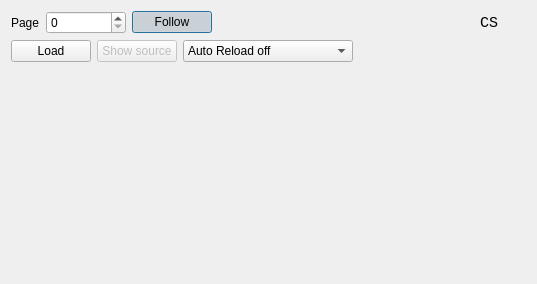
<?xml version="1.0" encoding="UTF-8"?>
<ui version="4.0">
 <class>MemoryView</class>
 <widget class="QDialog" name="MemoryView">
  <property name="geometry">
   <rect>
    <x>0</x>
    <y>0</y>
    <width>537</width>
    <height>284</height>
   </rect>
  </property>
  <layout class="QVBoxLayout" name="verticalLayout">
   <item>
    <layout class="QHBoxLayout" name="horizontalLayout_2">
     <item>
      <widget class="QLabel" name="label">
       <property name="text">
        <string>Page</string>
       </property>
      </widget>
     </item>
     <item>
      <widget class="QSpinBox" name="page">
       <property name="minimumSize">
        <size>
         <width>80</width>
         <height>0</height>
        </size>
       </property>
       <property name="maximum">
        <number>512</number>
       </property>
      </widget>
     </item>
     <item>
      <widget class="QPushButton" name="followButton">
       <property name="text">
        <string>Follow</string>
       </property>
       <property name="icon">
        <iconset resource="../icons.qrc">
         <normaloff>:/icons/follow.png</normaloff>:/icons/follow.png</iconset>
       </property>
       <property name="checkable">
        <bool>true</bool>
       </property>
       <property name="checked">
        <bool>true</bool>
       </property>
      </widget>
     </item>
     <item>
      <spacer name="horizontalSpacer_2">
       <property name="orientation">
        <enum>Qt::Horizontal</enum>
       </property>
       <property name="sizeHint" stdset="0">
        <size>
         <width>40</width>
         <height>20</height>
        </size>
       </property>
      </spacer>
     </item>
     <item>
      <widget class="QLabel" name="label_2">
       <property name="font">
        <font>
         <family>Monospace</family>
         <pointsize>11</pointsize>
        </font>
       </property>
       <property name="text">
        <string notr="true">CS</string>
       </property>
      </widget>
     </item>
     <item>
      <widget class="BitsView" name="chipSelected" native="true">
       <property name="minimumSize">
        <size>
         <width>22</width>
         <height>22</height>
        </size>
       </property>
      </widget>
     </item>
    </layout>
   </item>
   <item>
    <layout class="QHBoxLayout" name="horizontalLayout_3">
     <item>
      <widget class="QPushButton" name="loadButton">
       <property name="text">
        <string>Load</string>
       </property>
       <property name="icon">
        <iconset resource="../icons.qrc">
         <normaloff>:/icons/open.png</normaloff>:/icons/open.png</iconset>
       </property>
      </widget>
     </item>
     <item>
      <widget class="QPushButton" name="showSourcesButton">
       <property name="enabled">
        <bool>false</bool>
       </property>
       <property name="text">
        <string>Show source</string>
       </property>
       <property name="icon">
        <iconset resource="../icons.qrc">
         <normaloff>:/icons/code.png</normaloff>:/icons/code.png</iconset>
       </property>
       <property name="checkable">
        <bool>true</bool>
       </property>
      </widget>
     </item>
     <item>
      <widget class="QComboBox" name="autoReloadMode">
       <property name="currentIndex">
        <number>0</number>
       </property>
       <item>
        <property name="text">
         <string>Auto Reload off</string>
        </property>
       </item>
       <item>
        <property name="text">
         <string>Auto Reload on</string>
        </property>
       </item>
       <item>
        <property name="text">
         <string>Auto Reload on and reset</string>
        </property>
       </item>
      </widget>
     </item>
     <item>
      <spacer name="horizontalSpacer_3">
       <property name="orientation">
        <enum>Qt::Horizontal</enum>
       </property>
       <property name="sizeHint" stdset="0">
        <size>
         <width>40</width>
         <height>20</height>
        </size>
       </property>
      </spacer>
     </item>
    </layout>
   </item>
   <item>
    <widget class="MemoryPageView" name="memoryPage" native="true">
     <property name="sizePolicy">
      <sizepolicy hsizetype="Preferred" vsizetype="Preferred">
       <horstretch>0</horstretch>
       <verstretch>1</verstretch>
      </sizepolicy>
     </property>
    </widget>
   </item>
  </layout>
 </widget>
 <customwidgets>
  <customwidget>
   <class>BitsView</class>
   <extends>QWidget</extends>
   <header>views/BitsView.h</header>
   <container>1</container>
  </customwidget>
  <customwidget>
   <class>MemoryPageView</class>
   <extends>QWidget</extends>
   <header>views/MemoryPageView.h</header>
   <container>1</container>
  </customwidget>
 </customwidgets>
 <resources>
  <include location="../icons.qrc"/>
 </resources>
 <connections/>
</ui>
